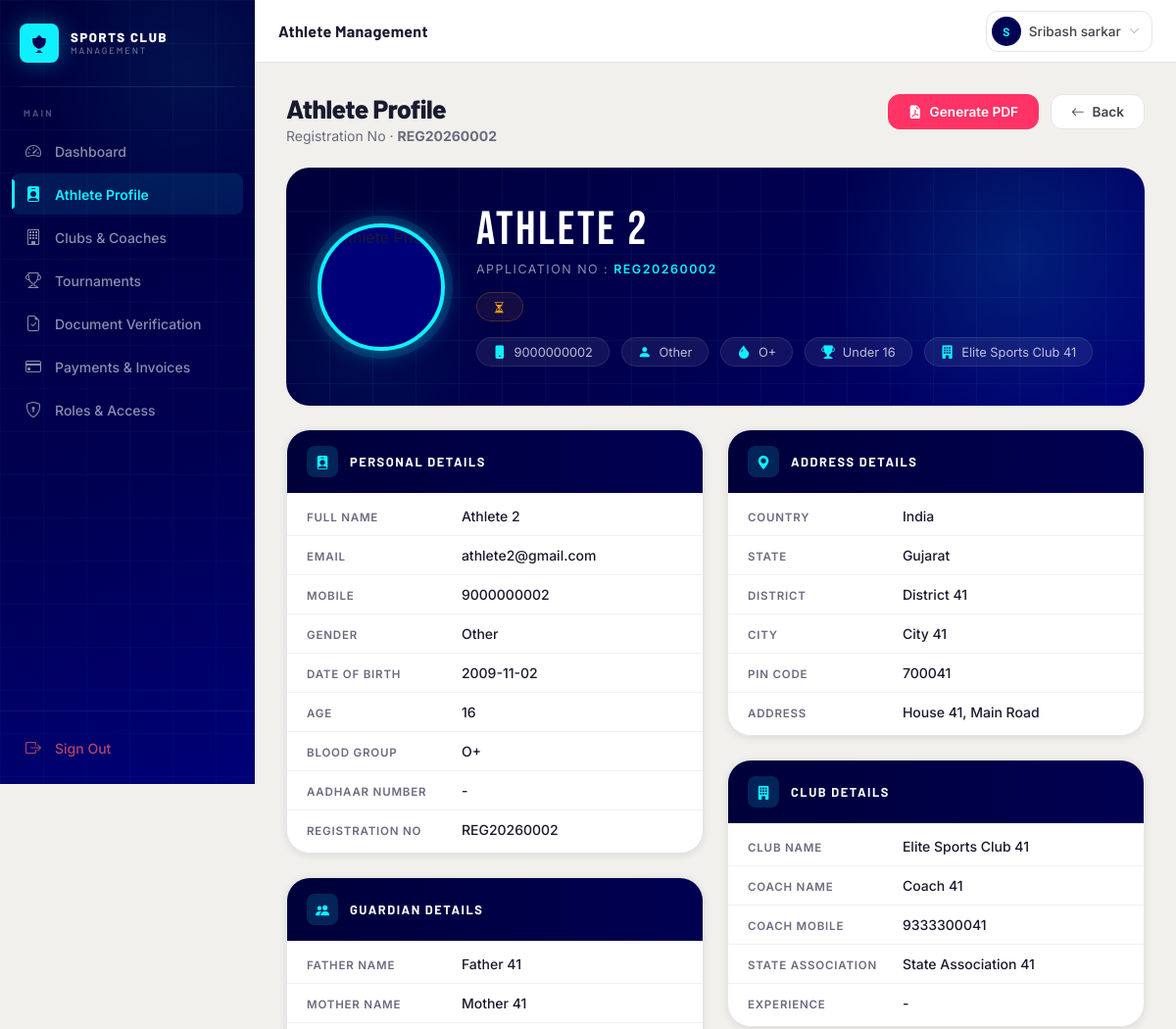
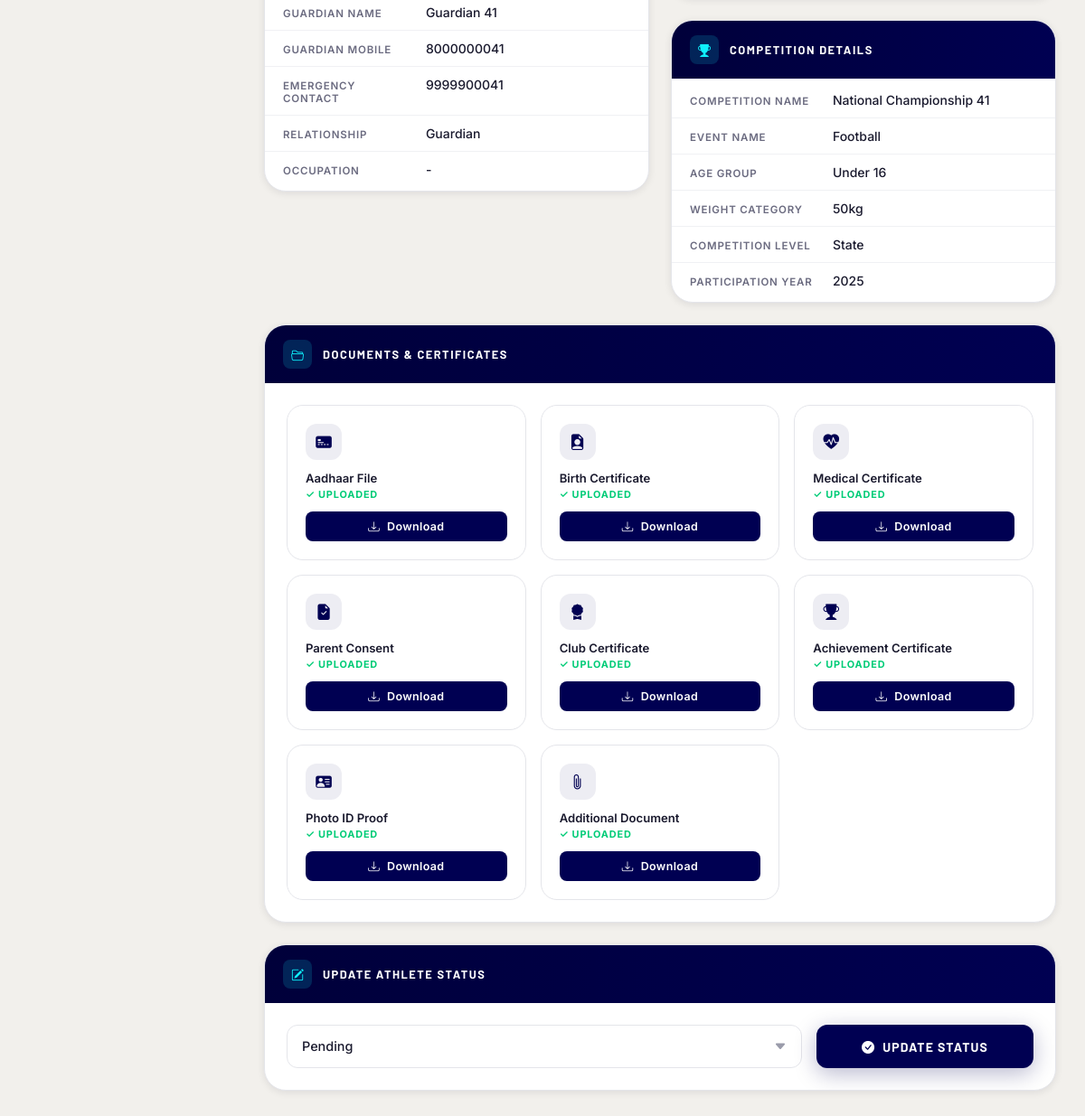
/admin/dashboard/athlete-view.php?id=41 (signed in), run on the app's committed database (2 pictures, top to bottom).
### tables this page shows
CREATE TABLE `athletes` (
  `athlete_id` int(11) NOT NULL,
  `application_no` varchar(100) DEFAULT NULL,
  `registration_no` varchar(50) DEFAULT NULL,
  `full_name` varchar(100) NOT NULL,
  `dob` date NOT NULL,
  `age` int(11) NOT NULL,
  `gender` enum('Male','Female','Other') NOT NULL,
  `country` varchar(100) DEFAULT NULL,
  `mobile` varchar(15) NOT NULL,
  `email` varchar(100) NOT NULL,
  `guardian_email` varchar(150) DEFAULT NULL,
  `nationality` varchar(100) DEFAULT NULL,
  `blood_group` varchar(10) DEFAULT NULL,
  `medical_condition` text DEFAULT NULL,
  `previous_achievement` varchar(255) DEFAULT NULL,
  `profile_photo` varchar(255) DEFAULT NULL,
  `athlete_status` enum('Pending','Approved','Rejected') DEFAULT 'Pending',
  `created_at` timestamp NOT NULL DEFAULT current_timestamp(),
  `updated_at` timestamp NOT NULL DEFAULT current_timestamp() ON UPDATE current_timestamp()
);

CREATE TABLE `competitions` (
  `competition_id` int(11) NOT NULL,
  `athlete_id` int(11) NOT NULL,
  `competition_name` varchar(100) NOT NULL,
  `event_name` varchar(100) DEFAULT NULL,
  `age_group` varchar(50) DEFAULT NULL,
  `gender_category` varchar(50) DEFAULT NULL,
  `weight_category` varchar(50) DEFAULT NULL,
  `competition_level` enum('District','State','National','International') DEFAULT NULL,
  `competition_experience` varchar(150) DEFAULT NULL,
  `previous_achievement` varchar(255) DEFAULT NULL,
  `medical_condition` text DEFAULT NULL,
  `participation_year` year(4) DEFAULT NULL,
  `created_at` timestamp NOT NULL DEFAULT current_timestamp()
);

CREATE TABLE `clubs` (
  `club_id` int(11) NOT NULL,
  `athlete_id` int(11) NOT NULL,
  `club_name` varchar(100) DEFAULT NULL,
  `club_registration_no` varchar(150) DEFAULT NULL,
  `state_association` varchar(100) DEFAULT NULL,
  `association_id` varchar(150) DEFAULT NULL,
  `training_address` text DEFAULT NULL,
  `coach_name` varchar(100) DEFAULT NULL,
  `coach_mobile` varchar(15) DEFAULT NULL,
  `coach_email` varchar(150) DEFAULT NULL,
  `experience_years` int(11) DEFAULT 0,
  `created_at` timestamp NOT NULL DEFAULT current_timestamp()
);

CREATE TABLE `guardians` (
  `guardian_id` int(11) NOT NULL,
  `athlete_id` int(11) NOT NULL,
  `father_name` varchar(100) DEFAULT NULL,
  `mother_name` varchar(100) DEFAULT NULL,
  `guardian_name` varchar(100) DEFAULT NULL,
  `relationship` varchar(100) DEFAULT NULL,
  `guardian_mobile` varchar(15) DEFAULT NULL,
  `guardian_email` varchar(150) DEFAULT NULL,
  `caretaker_name` varchar(150) DEFAULT NULL,
  `caretaker_mobile` varchar(20) DEFAULT NULL,
  `emergency_contact` varchar(15) DEFAULT NULL,
  `relation_with_athlete` varchar(50) DEFAULT NULL,
  `created_at` timestamp NOT NULL DEFAULT current_timestamp()
);

CREATE TABLE `addresses` (
  `address_id` int(11) NOT NULL,
  `athlete_id` int(11) NOT NULL,
  `country` varchar(100) DEFAULT NULL,
  `state` varchar(100) NOT NULL,
  `district` varchar(100) NOT NULL,
  `city` varchar(100) DEFAULT NULL,
  `locality` varchar(150) DEFAULT NULL,
  `village` varchar(150) DEFAULT NULL,
  `landmark` varchar(255) DEFAULT NULL,
  `home_address` text DEFAULT NULL,
  `pin_code` varchar(10) DEFAULT NULL,
  `full_address` text NOT NULL,
  `created_at` timestamp NOT NULL DEFAULT current_timestamp()
);

### admin/dashboard/athlete-view.php (the view, shortened to what the rows shown need)
<?php
include '../../config/database.php';
$id = intval($_GET['id'] ?? 0);
$query = mysqli_query($conn,
    "SELECT *
     FROM athletes a
     LEFT JOIN guardians g    ON a.athlete_id = g.athlete_id
     LEFT JOIN addresses ad   ON a.athlete_id = ad.athlete_id
     LEFT JOIN clubs cl       ON a.athlete_id = cl.athlete_id
     LEFT JOIN competitions cp ON a.athlete_id = cp.athlete_id
     LEFT JOIN documents d    ON a.athlete_id = d.athlete_id
     WHERE a.athlete_id='$id'
     LIMIT 1"
);
$athlete = mysqli_fetch_assoc($query);
$statusBadgeClass = 'profile-status--pending';
?>
<!DOCTYPE html>
<html lang="en">
<head>
  <link rel="stylesheet" href="https://cdn.jsdelivr.net/npm/bootstrap-icons@1.11.3/font/bootstrap-icons.min.css">
  <link rel="stylesheet" href="../assets/css/admin-style.css">
</head>
<body>
<?php include '../layouts/navbar.php'; ?>
<div class="main-content">
  <div class="page-body">
    <div class="view-header">
      <div>
        <h1>Athlete Profile</h1>
        <p>Registration No &middot; <strong><?php echo htmlspecialchars($athlete['registration_no'] ?? '—'); ?></strong></p>
      </div>
    </div>
    <div class="profile-hero">
      <div class="profile-hero-inner">
        <div class="profile-hero-info">
          <div class="profile-hero-name"><?php echo htmlspecialchars($athlete['full_name'] ?? ''); ?></div>
          <div class="profile-hero-reg">Application No : <strong><?php echo htmlspecialchars($athlete['registration_no'] ?? ''); ?></strong></div>
          <div class="profile-hero-badges">
            <span class="profile-status-badge <?php echo $statusBadgeClass; ?>">
            </span>
          </div>
          <div class="profile-hero-meta">
            <?php if (!empty($athlete['mobile'])): ?>
              <span class="profile-meta-chip"><i class="bi bi-phone-fill"></i><?php echo htmlspecialchars($athlete['mobile']); ?></span>
            <?php endif; ?>
            <?php if (!empty($athlete['gender'])): ?>
              <span class="profile-meta-chip"><i class="bi bi-person-fill"></i><?php echo htmlspecialchars($athlete['gender']); ?></span>
            <?php endif; ?>
            <?php if (!empty($athlete['blood_group'])): ?>
              <span class="profile-meta-chip"><i class="bi bi-droplet-fill"></i><?php echo htmlspecialchars($athlete['blood_group']); ?></span>
            <?php endif; ?>
            <?php if (!empty($athlete['age_group'])): ?>
              <span class="profile-meta-chip"><i class="bi bi-trophy-fill"></i><?php echo htmlspecialchars($athlete['age_group']); ?></span>
            <?php endif; ?>
            <?php if (!empty($athlete['club_name'])): ?>
              <span class="profile-meta-chip"><i class="bi bi-building-fill"></i><?php echo htmlspecialchars($athlete['club_name']); ?></span>
            <?php endif; ?>
          </div>
        </div>
      </div>
    </div>
    <div class="profile-main-grid">
      <div class="profile-col">
        <div class="profile-card">
          <div class="profile-info-list">
            <div class="profile-info-row"><span class="info-label">Full Name</span><span class="info-value"><?php echo htmlspecialchars($athlete['full_name'] ?? '-'); ?></span></div>
            <div class="profile-info-row"><span class="info-label">Email</span><span class="info-value"><?php echo htmlspecialchars($athlete['email'] ?? '-'); ?></span></div>
            <div class="profile-info-row"><span class="info-label">Mobile</span><span class="info-value"><?php echo htmlspecialchars($athlete['mobile'] ?? '-'); ?></span></div>
            <div class="profile-info-row"><span class="info-label">Gender</span><span class="info-value"><?php echo htmlspecialchars($athlete['gender'] ?? '-'); ?></span></div>
            <div class="profile-info-row"><span class="info-label">Date of Birth</span><span class="info-value"><?php echo htmlspecialchars($athlete['dob'] ?? '-'); ?></span></div>
            <div class="profile-info-row"><span class="info-label">Age</span><span class="info-value"><?php echo htmlspecialchars($athlete['age'] ?? '-'); ?></span></div>
            <div class="profile-info-row"><span class="info-label">Blood Group</span><span class="info-value"><?php echo htmlspecialchars($athlete['blood_group'] ?? '-'); ?></span></div>
            <div class="profile-info-row"><span class="info-label">Registration No</span><span class="info-value"><?php echo htmlspecialchars($athlete['registration_no'] ?? '-'); ?></span></div>
          </div>
        </div>
        <div class="profile-card">
          <div class="profile-info-list">
            <div class="profile-info-row"><span class="info-label">Father Name</span><span class="info-value"><?php echo htmlspecialchars($athlete['father_name'] ?? '-'); ?></span></div>
            <div class="profile-info-row"><span class="info-label">Mother Name</span><span class="info-value"><?php echo htmlspecialchars($athlete['mother_name'] ?? '-'); ?></span></div>
            <div class="profile-info-row"><span class="info-label">Guardian Name</span><span class="info-value"><?php echo htmlspecialchars($athlete['guardian_name'] ?? '-'); ?></span></div>
            <div class="profile-info-row"><span class="info-label">Guardian Mobile</span><span class="info-value"><?php echo htmlspecialchars($athlete['guardian_mobile'] ?? '-'); ?></span></div>
            <div class="profile-info-row"><span class="info-label">Emergency Contact</span><span class="info-value"><?php echo htmlspecialchars($athlete['emergency_contact'] ?? '-'); ?></span></div>
            <div class="profile-info-row"><span class="info-label">Relationship</span><span class="info-value"><?php echo htmlspecialchars($athlete['relation_with_athlete'] ?? '-'); ?></span></div>
          </div>
        </div>
      </div>
      <div class="profile-col">
        <div class="profile-card">
          <div class="profile-info-list">
            <div class="profile-info-row"><span class="info-label">Country</span><span class="info-value"><?php echo htmlspecialchars($athlete['country'] ?? '-'); ?></span></div>
            <div class="profile-info-row"><span class="info-label">State</span><span class="info-value"><?php echo htmlspecialchars($athlete['state'] ?? '-'); ?></span></div>
            <div class="profile-info-row"><span class="info-label">District</span><span class="info-value"><?php echo htmlspecialchars($athlete['district'] ?? '-'); ?></span></div>
            <div class="profile-info-row"><span class="info-label">City</span><span class="info-value"><?php echo htmlspecialchars($athlete['city'] ?? '-'); ?></span></div>
            <div class="profile-info-row"><span class="info-label">Pin Code</span><span class="info-value"><?php echo htmlspecialchars($athlete['pin_code'] ?? '-'); ?></span></div>
            <div class="profile-info-row"><span class="info-label">Address</span><span class="info-value"><?php echo htmlspecialchars($athlete['home_address'] ?? '-'); ?></span></div>
          </div>
        </div>
        <div class="profile-card">
          <div class="profile-info-list">
            <div class="profile-info-row"><span class="info-label">Club Name</span><span class="info-value"><?php echo htmlspecialchars($athlete['club_name'] ?? '-'); ?></span></div>
            <div class="profile-info-row"><span class="info-label">Coach Name</span><span class="info-value"><?php echo htmlspecialchars($athlete['coach_name'] ?? '-'); ?></span></div>
            <div class="profile-info-row"><span class="info-label">Coach Mobile</span><span class="info-value"><?php echo htmlspecialchars($athlete['coach_mobile'] ?? '-'); ?></span></div>
            <div class="profile-info-row"><span class="info-label">State Association</span><span class="info-value"><?php echo htmlspecialchars($athlete['state_association'] ?? '-'); ?></span></div>
          </div>
        </div>
        <div class="profile-card">
          <div class="profile-info-list">
            <div class="profile-info-row"><span class="info-label">Competition Name</span><span class="info-value"><?php echo htmlspecialchars($athlete['competition_name'] ?? '-'); ?></span></div>
            <div class="profile-info-row"><span class="info-label">Event Name</span><span class="info-value"><?php echo htmlspecialchars($athlete['event_name'] ?? '-'); ?></span></div>
            <div class="profile-info-row"><span class="info-label">Age Group</span><span class="info-value"><?php echo htmlspecialchars($athlete['age_group'] ?? '-'); ?></span></div>
            <div class="profile-info-row"><span class="info-label">Weight Category</span><span class="info-value"><?php echo htmlspecialchars($athlete['weight_category'] ?? '-'); ?></span></div>
            <div class="profile-info-row"><span class="info-label">Competition Level</span><span class="info-value"><?php echo htmlspecialchars($athlete['competition_level'] ?? '-'); ?></span></div>
            <div class="profile-info-row"><span class="info-label">Participation Year</span><span class="info-value"><?php echo htmlspecialchars($athlete['participation_year'] ?? '-'); ?></span></div>
          </div>
        </div>
      </div>
    </div>
  </div>
</div>
</body>
</html>

### admin/layouts/navbar.php (shortened to what the rows shown need)
<?php
$_navAdmin = [];
if (isset($_SESSION['admin_id']) && isset($conn)) {
    $__r = mysqli_query($conn, "SELECT full_name, email, role, last_login FROM admin_users WHERE admin_id='" . intval($_SESSION['admin_id']) . "' LIMIT 1");
    if ($__r) $_navAdmin = mysqli_fetch_assoc($__r) ?: [];
}
$_navFullName  = htmlspecialchars($_navAdmin['full_name'] ?? ($_SESSION['admin_name']  ?? ''));
$_navInitial   = strtoupper(substr($_navFullName, 0, 1));
?>
<header class="admin-navbar" id="adminNavbar">
    <div class="navbar-right">
        <div class="navbar-profile" id="navbarProfile">
            <button class="navbar-profile-btn" onclick="toggleProfileDropdown(event)" aria-label="Admin profile">
                <div class="navbar-admin-avatar"><?php echo $_navInitial; ?></div>
                <span class="navbar-admin-name"><?php echo $_navFullName; ?></span>
                <i class="bi bi-chevron-down navbar-profile-chevron"></i>
            </button>
        </div>
    </div>
</header>

### data on the page
athletes: registration_no "REG20260002", full_name "Athlete 2", mobile "9000000002", gender "Other", blood_group "O+", competitions.age_group "Under 16", clubs.club_name "Elite Sports Club 41", email "athlete2@gmail.com", dob "2009-11-02", age "16", guardians.father_name "Father 41", guardians.mother_name "Mother 41", guardians.guardian_name "Guardian 41", guardians.guardian_mobile "8000000041", guardians.emergency_contact "9999900041", guardians.relation_with_athlete "Guardian", addresses.country "India", addresses.state "Gujarat", addresses.district "District 41", addresses.city "City 41", addresses.pin_code "700041", addresses.home_address "House 41, Main Road", clubs.coach_name "Coach 41", clubs.coach_mobile "9333300041", clubs.state_association "State Association 41", competitions.competition_name "National Championship 41", competitions.event_name "Football", competitions.weight_category "50kg", competitions.competition_level "State", competitions.participation_year "2025"

### other printed values
$_navInitial "S"
$_navFullName "Sribash sarkar"
$athlete['aadhaar_number'] "-"
$athlete['guardian_occupation'] "-"
$athlete['experience'] "-"
$doc['label'] "Aadhaar File"
$doc['label'] "Birth Certificate"
$doc['label'] "Medical Certificate"
$doc['label'] "Parent Consent"
$doc['label'] "Club Certificate"
$doc['label'] "Achievement Certificate"
$doc['label'] "Photo ID Proof"
$doc['label'] "Additional Document"
